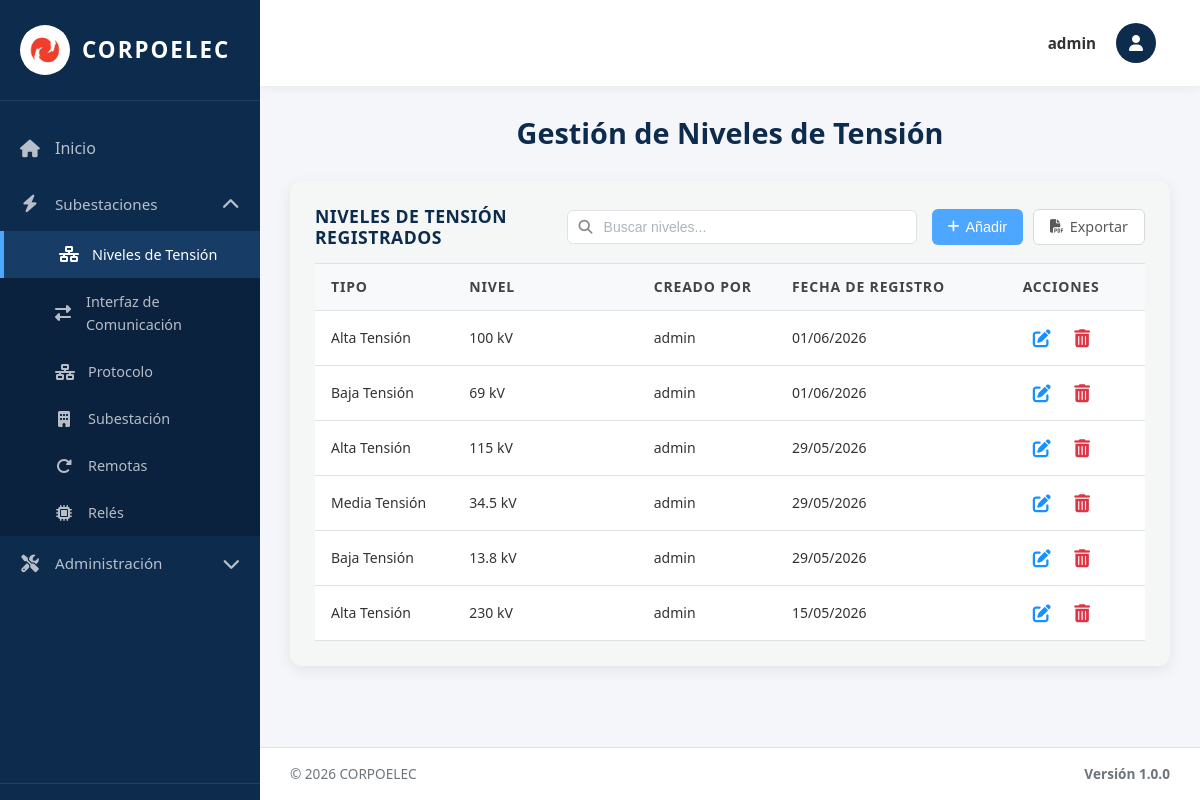
Page /tensiones/ (signed in) on the committed database.
### equipos/models.py (models this page shows, shortened)
class NivelTension(models.Model):
    TIPO_CHOICES = [
        ('AT', 'Alta Tensión'),
        ('MT', 'Media Tensión'),
        ('BT', 'Baja Tensión'),
    ]
    NIVEL_CHOICES = [
        ('230kV', '230 kV'),
        ('115kV', '115 kV'),
        ('34.5kV', '34.5 kV'),
        ('13.8kV', '13.8 kV'),
    ]
    Id_Ten = models.AutoField(primary_key=True)  # Identificador único
    Tipo_ten = models.CharField(max_length=5, choices=TIPO_CHOICES, default='AT')  # Tipo de tensión (AT/MT/BT)
    Nivel = models.CharField(max_length=10, choices=NIVEL_CHOICES)  # Valor del nivel (115kV, 34.5kV, etc.)
    Fecha_Reg = models.DateField(auto_now_add=True)  # Fecha de registro automática
    creado_por = models.ForeignKey(User, on_delete=models.SET_NULL, null=True, blank=True, related_name='niveles_tension_creados')  # Usuario que creó el registro
    class Meta:
        verbose_name = 'Nivel de Tensión'
        verbose_name_plural = 'Niveles de Tensión'
        ordering = ['Id_Ten']  # Orden por ID ascendente

### equipos/views.py (the view, shortened to what this page needs)
# urls.py: path('tensiones/', tensiones_view, name='tensiones'),
@no_cache
@login_required(login_url='/login/')
def tensiones_view(request):
    tensiones = NivelTension.objects.all().order_by('-Fecha_Reg', '-Id_Ten')
    paginator = Paginator(tensiones, 10)
    page_number = request.GET.get('page')
    page_obj = paginator.get_page(page_number)
    context = {
        'title': 'Niveles de Tensión',
        'page_obj': page_obj,
        'tensiones': tensiones,
        'tipo_choices': NivelTension.TIPO_CHOICES,
        'nivel_choices': NivelTension.NIVEL_CHOICES,
        'nivel_choices_simple': [(v, v) for v, _ in NivelTension.NIVEL_CHOICES],
        'is_admin': request.user.is_superuser,
        'puede_crear': puede_crear(request),
        'puede_actualizar': puede_actualizar(request),
        'puede_eliminar': puede_eliminar(request),
    }
    return render(request, 'tensiones.html', context)

### equipos/context_processors.py (called while the page is built, shortened)
def permisos_usuario(request):
    if request.user.is_superuser:
        return {
            'permisos_usuario': {'crear': True, 'actualizar': True, 'eliminar': True},
            'puede_crear': True,
            'puede_actualizar': True,
            'puede_eliminar': True,
        }

### templates/tensiones.html (shortened to what this page needs)
{% extends 'base.html' %}
{% load static %}
{% block content %}
<div class="welcome-text">
  <h2>Gestión de Niveles de Tensión</h2>
</div>
<div class="table-section">
<div class="table-header">
  <h3>Niveles de Tensión Registrados</h3>
  <div class="search-container">
    <input type="text" class="search-input" id="searchInput" placeholder="Buscar niveles..." onkeyup="filterTable()">
  </div>
  <div class="action-buttons">
    {% if puede_crear %}
    <button type="button" class="btn btn-primary btn-add-top" onclick="abrirAddModal()">
      <i class="fas fa-plus"></i> Añadir
    </button>
    {% endif %}
    <a href="{% url 'exportar_tensiones_pdf' %}" class="btn btn-secondary btn-add-top">
      <i class="fas fa-file-pdf"></i> Exportar
    </a>
  </div>
</div>
  {% if page_obj.object_list %}
  <table class="data-table">
    <thead>
        <tr>
          <th width="15%">Tipo</th>
          <th width="20%">Nivel</th>
          {% if is_admin %}<th width="15%">Creado Por</th>{% endif %}
          <th width="25%">Fecha de Registro</th>
          <th width="15%">Acciones</th>
        </tr>
    </thead>
    <tbody>
      {% for nivel in page_obj %}
      <tr>
        <td>{{ nivel.get_Tipo_ten_display }}</td>
        <td>{{ nivel.get_Nivel_display }}</td>
        {% if is_admin %}<td>{{ nivel.creado_por.username|default:"Sistema" }}</td>{% endif %}
        <td>{{ nivel.Fecha_Reg|date:"d/m/Y" }}</td>
        <td class="actions-cell">
          {% if puede_actualizar %}
          <button type="button" class="btn-icon btn-edit" title="Editar" onclick='openEditModal({{ nivel.Id_Ten }}, "{{ nivel.Tipo_ten }}", "{{ nivel.Nivel }}")'>
            <i class="fas fa-edit"></i>
          </button>
          {% endif %}
          {% if puede_eliminar %}
          <form method="post" style="display: inline;" onsubmit="return confirmarEliminacion(this);">
            <button type="submit" class="btn-icon btn-delete" title="Eliminar">
              <i class="fas fa-trash-alt"></i>
            </button>
          </form>
          {% endif %}
        </td>
      </tr>
      {% endfor %}
    </tbody>
  </table>
  {% else %}
  <p class="no-data">No hay niveles de tensión registrados.</p>
  {% endif %}
</div>
{% endblock %}

### templates/base.html (shortened to what this page needs)
{% load static %}
<!DOCTYPE html>
<html lang="es">
<head>
  <link rel="stylesheet" href="https://cdnjs.cloudflare.com/ajax/libs/font-awesome/6.4.0/css/all.min.css">
  <link rel="stylesheet" href="{% static 'css/global.css' %}">
 </head>
<body>
  <div class="layout-wrapper">
    <aside class="sidebar" id="sidebar">
      <div class="sidebar-brand" onclick="toggleSidebar()">
        <div class="sidebar-logo">
          <img src="{% static 'img/logo.jpg' %}" alt="Corpoelec">
        </div>
        <span class="sidebar-brand-text">Corpoelec</span>
      </div>
 <nav class="sidebar-nav">
        <a href="{% url 'index' %}" class="{% if request.path == '/' %}active{% endif %}" onclick="closeMobileSidebar()">
          <i class="fas fa-home"></i>
          <span>Inicio</span>
        </a>
         <div class="sidebar-dropdown {% if request.path == '/subestaciones/' or request.path == '/tensiones/' or request.path == '/interfaces/' or request.path == '/protocolo/' or request.path == '/reles/' or request.path == '/remotas/' %}active{% endif %}">
          <a href="#" class="dropdown-toggle" onclick="toggleDropdown(event, 'subestaciones-dropdown')">
            <i class="fas fa-bolt"></i>
            <span>Subestaciones</span>
            <i class="fas fa-chevron-down dropdown-arrow"></i>
          </a>
           <div class="dropdown-menu" id="subestaciones-dropdown">
             <a href="{% url 'tensiones' %}" class="{% if request.path == '/tensiones/' %}active{% endif %}" onclick="closeMobileSidebar()">
               <i class="fas fa-network-wired"></i>
               <span>Niveles de Tensión</span>
             </a>
               <a href="{% url 'interfaces' %}" class="{% if request.path == '/interfaces/' %}active{% endif %}" onclick="closeMobileSidebar()">
                 <i class="fas fa-exchange-alt"></i>
                 <span>Interfaz de Comunicación</span>
               </a>
               <a href="{% url 'protocolo' %}" class="{% if request.path == '/protocolo/' %}active{% endif %}" onclick="closeMobileSidebar()">
                 <i class="fas fa-network-wired"></i>
                 <span>Protocolo</span>
               </a>
               <a href="{% url 'subestaciones' %}" class="{% if request.path == '/subestaciones/' %}active{% endif %}" onclick="closeMobileSidebar()">
               <i class="fas fa-building"></i>
               <span>Subestación</span>
             </a>
             <a href="{% url 'remotas' %}" class="{% if request.path == '/remotas/' %}active{% endif %}" onclick="closeMobileSidebar()">
               <i class="fas fa-redo-alt"></i>
               <span>Remotas</span>
             </a>
             <a href="{% url 'reles' %}" class="{% if request.path == '/reles/' %}active{% endif %}" onclick="closeMobileSidebar()">
               <i class="fas fa-microchip"></i>
               <span>Relés</span>
              </a>
            </div>
         </div>
           {% if user.is_staff %}
           <div class="sidebar-dropdown {% if request.path == '/bitacora/' or request.path == '/admin/restaurar/' or request.path == '/admin/backup/' or request.path == '/admin/usuarios/' %}active{% endif %}">
             <a href="#" class="dropdown-toggle" onclick="toggleDropdown(event, 'admin-dropdown')">
               <i class="fas fa-tools"></i>
               <span>Administración</span>
               <i class="fas fa-chevron-down dropdown-arrow"></i>
             </a>
           </div>
           {% endif %}
        </nav>
        <div class="sidebar-bottom">
        </div>
      </aside>
    <main class="main-content" id="mainContent">
      <nav class="navbar">
        <div class="navbar-user">
          <div class="navbar-user-trigger" onclick="toggleUserMenu(event)">
            <div class="navbar-user-name">
              {% if user.first_name %}{{ user.first_name }}{% else %}{{ user.username }}{% endif %}
            </div>
            <div class="navbar-user-avatar">
              <i class="fas fa-user"></i>
            </div>
          </div>
         </div>
       </nav>
      <div class="content-area">
        {% block content %}{% endblock %}
      </div>
      <footer class="footer">
        <div class="footer-left">
          <span>© 2026 CORPOELEC</span>
        </div>
        <div class="footer-version">Versión 1.0.0</div>
      </footer>
    </main>
  </div>
</body>
</html>

### static/css/global.css (style rules this page uses)
body { font-size: 16px; font-weight: 400; color: #333; font-family: 'Open Sans', 'Segoe UI', Arial, sans-serif; line-height: 1.6; }
h1, h2, h3, .welcome-text h2 { font-size: 26px; font-weight: 700; color: #002D5A; margin: 0 0 20px 0; line-height: 1.2; }
.data-table thead th { font-size: 14px !important; font-weight: 700 !important; text-transform: uppercase !important; color: #444 !important; letter-spacing: 0.8px; padding: 12px 16px !important; background: #f8f9fa !important; border-top: 1px solid #dee2e6 !important; border-bottom: 1px solid #dee2e6 !important; }
.data-table thead { background: #f8f9fa !important; }
.data-table tbody td { font-size: 14px !important; font-weight: 400 !important; color: #333 !important; padding: 12px 16px !important; background: #fff !important; border-bottom: 1px solid #dee2e6 !important; }
.btn-primary, .btn-add-top { font-size: 14px !important; font-weight: 500 !important; border-radius: 8px !important; padding: 10px 20px !important; display: inline-flex; align-items: center; gap: 6px; }
.btn-icon { font-size: 18px !important; display: inline-flex; align-items: center; justify-content: center; padding: 6px !important; }
.btn-delete, .btn-delete i { color: #DC3545 !important; }
.btn-edit, .btn-edit i { color: #1890ff !important; }
.data-table { border-collapse: collapse; width: 100%; background: #fff; }
.data-table tbody tr { transition: background 0.15s ease; background: #fff; }
.data-table th, .data-table td { padding-top: 12px !important; padding-bottom: 12px !important; }
.form-control, input[type="text"], input[type="email"], select, textarea { font-size: 14px; font-weight: 400; color: #333; }
a { color: #1890ff; text-decoration: none; font-weight: 500; }

### templates/tensiones.html (style rules this page uses)
.table-section { background:#f4f7f6; padding:25px; border-radius:12px; box-shadow:0 4px 15px rgba(0,0,0,0.08); margin-bottom:20px; }
.table-header { display:flex; justify-content:space-between; align-items:center; margin-bottom:15px; gap:15px; }
.table-header h3 { margin:0; color:#0D2B4D; width:280px; }
.search-container { position:relative; display:flex; align-items:center; }
.search-input { width:350px; padding:8px 12px 8px 36px; border:1px solid #dee2e6; border-radius:6px; font-size:14px; color:#333; background:#fff; transition:border-color 0.3s ease; }
.search-input::placeholder { color:#adb5bd; }
.action-buttons { display:flex; gap:10px; }
.data-table { width:100%; border-collapse:collapse; }
.data-table thead { background:#f4f6f9; }
.data-table th, .data-table td { padding:12px 15px; text-align:left; border-bottom:1px solid #dee2e6; }
.data-table th { font-weight:600; color:#0D2B4D; font-size:0.9rem; }
.actions-cell { white-space:nowrap; text-align: right; }
.btn-icon { background:none; border:none; cursor:pointer; font-size:1.1rem; padding:6px; border-radius:4px; display:inline-flex; align-items:center; justify-content:center; transition:all 0.2s; color:#6c757d; margin:0 4px; }
.btn { padding:10px 20px; border-radius:6px; text-decoration:none; font-size:0.95rem; font-weight:400; cursor:pointer; border:none; transition:background 0.2s; }
.btn-primary { background:#4DA6FF; color:#fff; }
.btn-secondary { background:#fff; color:#595959; border:1px solid #d9d9d9; }

### rows in the picture
NivelTension: Tipo_ten "Alta Tensión", Nivel "100 kV", creado_por.username "admin", Fecha_Reg "01/06/2026"
NivelTension: Tipo_ten "Baja Tensión", Nivel "69 kV", creado_por.username "admin", Fecha_Reg "01/06/2026"
NivelTension: Tipo_ten "Alta Tensión", Nivel "115 kV", creado_por.username "admin", Fecha_Reg "29/05/2026"
NivelTension: Tipo_ten "Media Tensión", Nivel "34.5 kV", creado_por.username "admin", Fecha_Reg "29/05/2026"
NivelTension: Tipo_ten "Baja Tensión", Nivel "13.8 kV", creado_por.username "admin", Fecha_Reg "29/05/2026"
NivelTension: Tipo_ten "Alta Tensión", Nivel "230 kV", creado_por.username "admin", Fecha_Reg "15/05/2026"

### other values in the picture
{{ user.username }} "admin"
